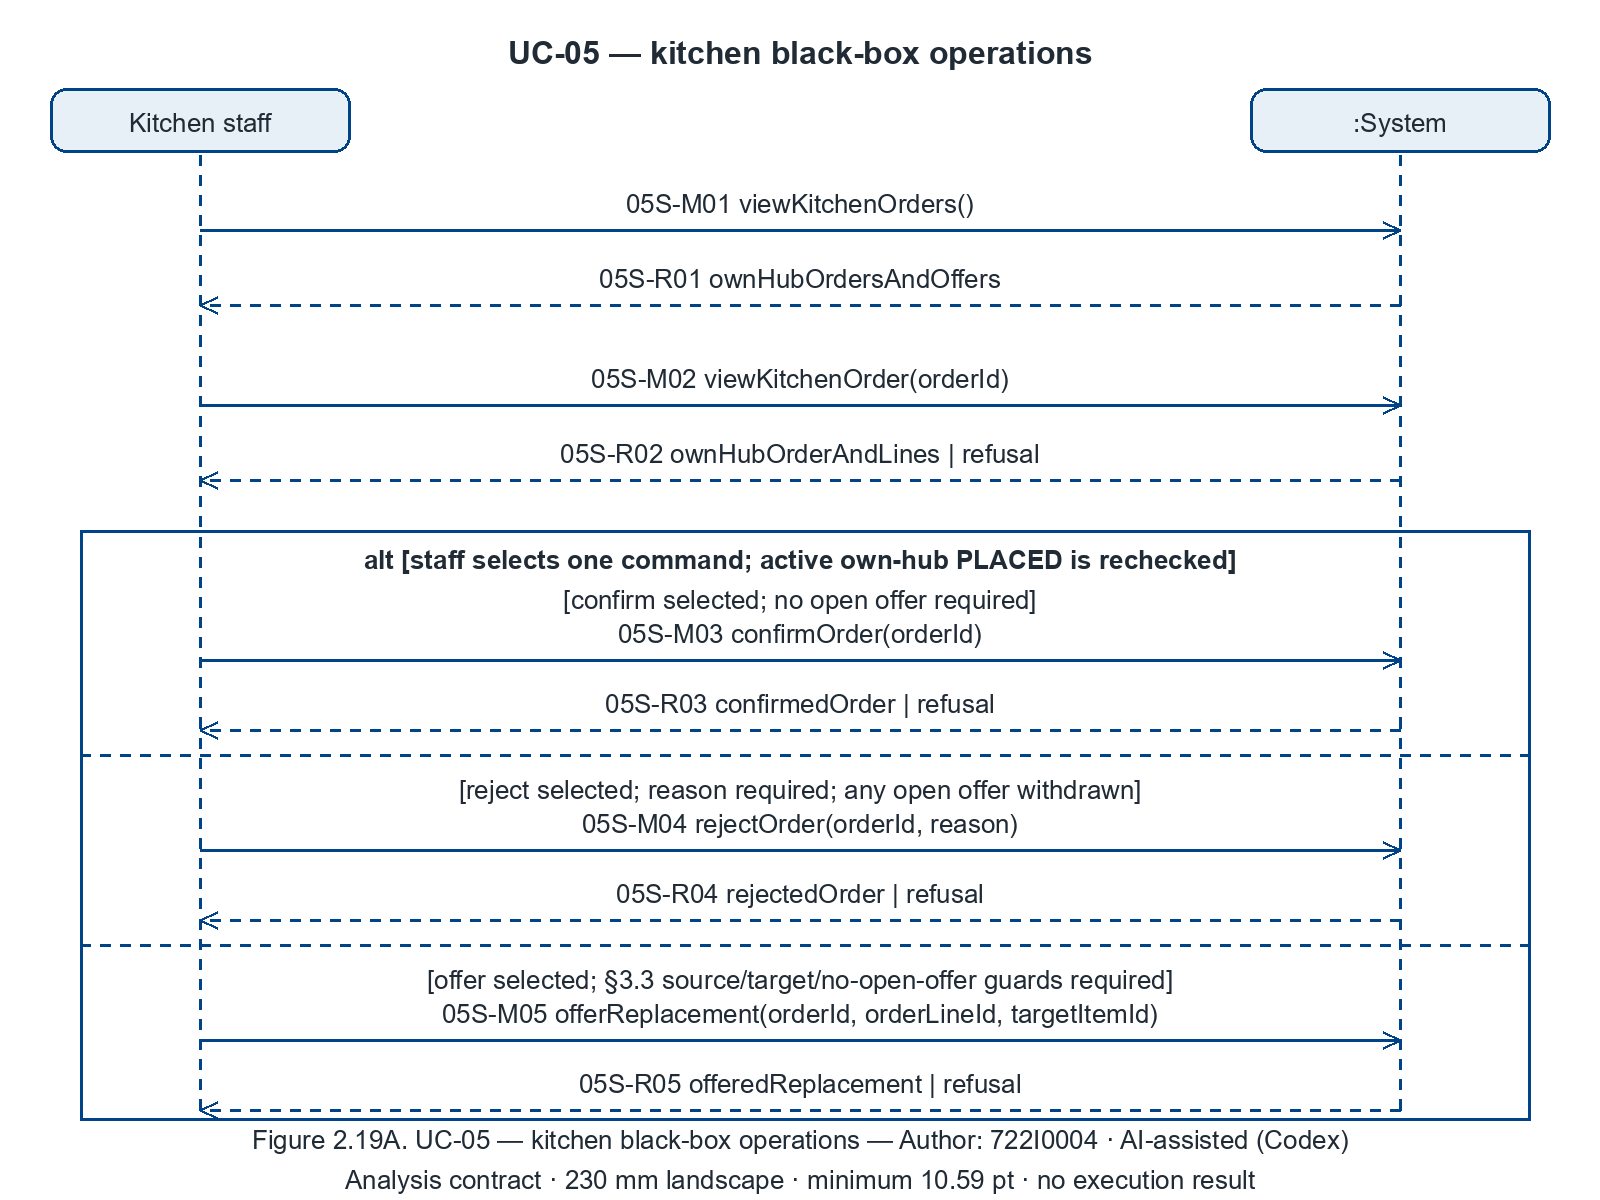

This figure's Python source:
"""Owned P2-E renderer/data builder. Geometry/font/export pattern adapted from
read-only models/shared/use_case_diagram.py and sm_order.py. No shared writes.
Run this file with bundled Python -Xutf8 -I to rebuild the complete E package.
Author: 722I0004 · AI-assisted (Codex)
"""
from pathlib import Path
import sys,json,math,shutil,subprocess,xml.etree.ElementTree as ET
from html import escape
from PIL import Image,ImageDraw,ImageFont
sys.dont_write_bytecode=True
R=Path('D:/RAD/FINAL/SaigonBite'); S=Path('D:/RAD/FINAL/Part2/notes/P2-E')
AUTHOR='Author: 722I0004 · AI-assisted (Codex)'
W,H,FONT=1600,1200,26
INK,BLUE='#202B36','#004387'
def font(size=FONT,bold=False):return ImageFont.truetype('C:/Windows/Fonts/'+('arialbd.ttf' if bold else 'arial.ttf'),size)
class Canvas:
    def __init__(self,uc,stem,title,figure,kind='activity'):
        self.uc,self.stem,self.title,self.figure,self.kind=uc,stem,title,figure,kind
        self.im=Image.new('RGB',(W,H),'white');self.d=ImageDraw.Draw(self.im)
        self.svg=[f'<svg xmlns="http://www.w3.org/2000/svg" width="{W}" height="{H}" viewBox="0 0 {W} {H}"><rect width="100%" height="100%" fill="white"/>']
        self.mx=ET.Element('mxfile',host='SaigonBite analysis',type='device');dia=ET.SubElement(self.mx,'diagram',name=title,id=stem);model=ET.SubElement(dia,'mxGraphModel',page='1',pageWidth=str(W),pageHeight=str(H));self.root=ET.SubElement(model,'root');ET.SubElement(self.root,'mxCell',id='0');ET.SubElement(self.root,'mxCell',id='1',parent='0')
        self.nodes={};self.edges=[];self.labels=[];self.decisions={};self.tcount=0
        self.txt(800,35,title,32,True,width=1530)
        self.txt(800,1125,f'Figure {figure}. {title} — {AUTHOR}',26,False,width=1540)
        self.txt(800,1165,'Analysis contract · 230 mm landscape · minimum 10.59 pt · no execution result',26,width=1540)
        if kind=='activity':
            self.line([(20,90),(1580,90),(1580,1115),(20,1115),(20,90)])
            self.line([(410,90),(410,1115)],arrow=False)
            self.txt(210,120,'Actor',28,True);self.txt(995,120,'System',28,True)
    def wrap(self,s,width,size=26):
        out=[]
        for line in s.split('\n'):
            words=line.split();cur=''
            for word in words:
                test=(cur+' '+word).strip()
                if font(size).getlength(test)>width and cur:out.append(cur);cur=word
                else:cur=test
            out.append(cur)
        return out
    def vertex(self,id,label,x,y,w,h,style):
        c=ET.SubElement(self.root,'mxCell',id=id,value=label,vertex='1',parent='1',style=style+'fontFamily=Arial;fontSize=26;html=0;whiteSpace=wrap;')
        ET.SubElement(c,'mxGeometry',x=str(x),y=str(y),width=str(w),height=str(h),attrib={'as':'geometry'})
    def txt(self,x,y,s,size=26,bold=False,width=1000,bg=False):
        lines=self.wrap(s,width,size);lh=size*1.18;top=y-(len(lines)-1)*lh/2
        if bg:
            maxw=max(font(size,bold).getlength(q) for q in lines)+12
            self.d.rectangle((x-maxw/2,top-2,x+maxw/2,top+len(lines)*lh),fill='white')
            self.svg.append(f'<rect x="{x-maxw/2}" y="{top-2}" width="{maxw}" height="{len(lines)*lh+2}" fill="white"/>')
        for j,q in enumerate(lines):
            yy=top+j*lh;ww=font(size,bold).getlength(q)
            self.d.text((x-ww/2,yy),q,font=font(size,bold),fill=INK)
            self.svg.append(f'<text x="{x}" y="{yy+size*.92}" text-anchor="middle" font-family="Arial" font-size="{size}" font-weight="{"bold" if bold else "normal"}" fill="{INK}">{escape(q)}</text>')
        self.vertex('txt'+str(self.tcount),'\n'.join(lines),x-width/2,top,width,len(lines)*lh,'text;strokeColor=none;fillColor=none;align=center;');self.tcount+=1
    def line(self,pts,arrow=False,dash=False,native=True):
        for a,b in zip(pts,pts[1:]):
            if native:
                ident='visual_line_'+str(self.tcount);self.tcount+=1
                c=ET.SubElement(self.root,'mxCell',id=ident,vertex='1',parent='1',value='',style='shape=line;strokeColor='+BLUE+';strokeWidth=2;'+('dashed=1;' if dash else ''))
                g=ET.SubElement(c,'mxGeometry',x=str(min(a[0],b[0])),y=str(min(a[1],b[1])),width=str(abs(b[0]-a[0])),height=str(abs(b[1]-a[1])),attrib={'as':'geometry'})
            if dash:
                length=math.dist(a,b);steps=max(1,int(length/10))
                for j in range(0,steps,2):
                    self.d.line((a[0]+(b[0]-a[0])*j/steps,a[1]+(b[1]-a[1])*j/steps,a[0]+(b[0]-a[0])*min(j+1,steps)/steps,a[1]+(b[1]-a[1])*min(j+1,steps)/steps),fill=BLUE,width=3)
            else:self.d.line([a,b],fill=BLUE,width=3)
        self.svg.append('<polyline points="'+' '.join(f'{x},{y}' for x,y in pts)+'" fill="none" stroke="'+BLUE+'" stroke-width="3"'+(' stroke-dasharray="10 8"' if dash else '')+'/>')
        if arrow:
            a,b=pts[-2:];dx,dy=b[0]-a[0],b[1]-a[1];l=math.hypot(dx,dy);ux,uy=dx/l,dy/l;p=[(b[0]-ux*17-uy*8,b[1]-uy*17+ux*8),b,(b[0]-ux*17+uy*8,b[1]-uy*17-ux*8)]
            self.d.line(p,fill=BLUE,width=3);self.svg.append('<polyline points="'+' '.join(f'{x},{y}' for x,y in p)+'" fill="none" stroke="'+BLUE+'" stroke-width="3"/>')
    def node(self,id,s,x,y,w=460,h=115,kind='action'):
        self.nodes[id]=dict(id=id,label=s,x=x,y=y,w=w,h=h,kind=kind)
        box=(x-w/2,y-h/2,x+w/2,y+h/2);fill='#E7F0F6'
        if kind in ['decision','merge']:
            pts=[(x,y-h/2),(x+w/2,y),(x,y+h/2),(x-w/2,y)];self.d.polygon(pts,fill='white',outline=BLUE,width=3);self.svg.append('<polygon points="'+' '.join(f'{a},{b}' for a,b in pts)+'" fill="white" stroke="'+BLUE+'" stroke-width="3"/>');style='rhombus;'
            if kind=='decision':self.decisions[id]=[]
        elif kind in ['initial','final','connector']:
            self.d.ellipse(box,fill=BLUE if kind=='initial' else 'white',outline=BLUE,width=3);self.svg.append(f'<ellipse cx="{x}" cy="{y}" rx="{w/2}" ry="{h/2}" fill="{BLUE if kind=="initial" else "white"}" stroke="{BLUE}" stroke-width="3"/>');style='shape=endState;' if kind=='final' else 'ellipse;'
            if kind=='final':self.d.ellipse((box[0]+6,box[1]+6,box[2]-6,box[3]-6),fill=BLUE);self.svg.append(f'<ellipse cx="{x}" cy="{y}" rx="{w/2-6}" ry="{h/2-6}" fill="{BLUE}"/>')
        else:
            self.d.rounded_rectangle(box,radius=16,fill=fill,outline=BLUE,width=3);self.svg.append(f'<rect x="{box[0]}" y="{box[1]}" width="{w}" height="{h}" rx="16" fill="{fill}" stroke="{BLUE}" stroke-width="3"/>');style='rounded=1;'
        nativefill=BLUE if kind=='initial' else ('white' if kind in ['decision','merge','connector','final'] else fill)
        self.vertex(id,'',box[0],box[1],w,h,style+'fillColor='+nativefill+';strokeColor='+BLUE+';strokeWidth=2;')
        if s:self.txt(x,y-12,s,26,width=w-24)
        return id
    def edge(self,id,src,dst,label='',points=None,labelpos=None):
        sn,dn=self.nodes[src],self.nodes[dst]
        if points is None:
            if abs(sn['x']-dn['x'])<1:points=[(sn['x'],sn['y']+sn['h']/2),(dn['x'],dn['y']-dn['h']/2)]
            elif abs(sn['y']-dn['y'])<1:
                sign=1 if dn['x']>sn['x'] else -1;points=[(sn['x']+sign*sn['w']/2,sn['y']),(dn['x']-sign*dn['w']/2,dn['y'])]
            else:points=[(sn['x'],sn['y']+sn['h']/2),(sn['x'],(sn['y']+dn['y'])/2),(dn['x'],(sn['y']+dn['y'])/2),(dn['x'],dn['y']-dn['h']/2)]
        self.line(points,True,native=False)
        style='edgeStyle=none;endArrow=open;strokeColor='+BLUE+';strokeWidth=2;'
        for prefix,node,point in [('exit',sn,points[0]),('entry',dn,points[-1])]:style+=f'{prefix}X={(point[0]-(node["x"]-node["w"]/2))/node["w"]};{prefix}Y={(point[1]-(node["y"]-node["h"]/2))/node["h"]};{prefix}Perimeter=0;'
        c=ET.SubElement(self.root,'mxCell',id=id,source=src,target=dst,edge='1',parent='1',value='',style=style);g=ET.SubElement(c,'mxGeometry',relative='1',attrib={'as':'geometry'});arr=ET.SubElement(g,'Array',attrib={'as':'points'})
        for x,y in points[1:-1]:ET.SubElement(arr,'mxPoint',x=str(x),y=str(y))
        self.edges.append(dict(id=id,source=src,target=dst,label=label,points=points))
        if src in self.decisions:self.decisions[src].append(label)
        if label:
            if not labelpos:labelpos=((points[0][0]+points[-1][0])/2,(points[0][1]+points[-1][1])/2-25)
            self.txt(*labelpos,label,26,width=450,bg=True)
    def export(self):
        out=R/'models'/self.uc/self.stem;out.parent.mkdir(parents=True,exist_ok=True)
        self.svg.append('</svg>');out.with_suffix('.svg').write_text('\n'.join(self.svg),encoding='utf-8');self.im.save(out.with_suffix('.png'))
        ET.indent(self.mx);ET.ElementTree(self.mx).write(out.with_suffix('.drawio'),encoding='utf-8',xml_declaration=True)
        for e in self.edges:assert e['source'] in self.nodes and e['target'] in self.nodes
        for id,guards in self.decisions.items():assert len(guards)>=2 and all(g.startswith('[') and g.endswith(']') for g in guards),(id,guards)
        ET.parse(out.with_suffix('.svg'));ET.parse(out.with_suffix('.drawio'))
        data=dict(author=AUTHOR,title=self.title,figure=self.figure,canvas=[W,H],minimum_font_px=26,placed_width_mm=230,minimum_placed_pt=round(26*230/W*72/25.4,2),nodes=list(self.nodes.values()),edges=self.edges,decisions=self.decisions)
        out.with_suffix('.json').write_text(json.dumps(data,indent=2),encoding='utf-8')
        return data
def act(uc,suffix,title,fig):return Canvas(uc,f'activity_uc{uc[-2:]}_Part{suffix}',title,fig)
def build_activity01():
    p=act('UC-01','A','UC-01 — quote and selection','2.10A')
    p.node('01A-I','',210,190,28,28,'initial');p.node('01A-1','1 browseHubs()',210,300,340,90);p.node('01A-2','1 ACTIVE hubs, load/capacity\nNo persistent writes',1120,300,620,100)
    p.node('01A-3','2 Select hub\nselectHub(hubId)',210,470,340,100);p.node('01A-4','2 Available menu + own addresses\nNo persistent writes',1120,470,620,100)
    p.node('01A-5','3 Choose address, lines, voucher, payment\nrequestQuote(...)',210,660,340,160);p.node('01A-6','3 Validate actor/owner, active hub/menu, qty, raw radius, load, voucher, payment\nCompute full fingerprint + S/D/F/Q/T',1120,660,620,160)
    p.node('01A-D','Quote eligible?',1120,865,230,115,'decision');p.node('01A-E','E01/E02 refusal or busySuggestions\nNo Order/Payment/Line saved\nMG01 / MG03',650,865,400,160);p.node('01A-F','',650,1050,34,34,'final');p.node('01A-AB','AB',1120,1050,70,70,'connector')
    for i,s,t in [('a','01A-I','01A-1'),('b','01A-1','01A-2'),('c','01A-2','01A-3'),('d','01A-3','01A-4'),('e','01A-4','01A-5'),('f','01A-5','01A-6'),('g','01A-6','01A-D'),('j','01A-E','01A-F')]:p.edge(i,s,t)
    p.edge('h','01A-D','01A-E','[not eligible]',labelpos=(930,825));p.edge('i','01A-D','01A-AB','[eligible]',labelpos=(1280,980))
    p.txt(220,975,'Retry/suggestion choice starts\na fresh quote at 2/3; menu may differ.\nEmpty suggestions handled.',26,width=365)
    p.txt(1120,1084,'AB → Part B; 4 explicit full-price consent',26,width=750);a=p.export()
    p=act('UC-01','B','UC-01 — consent, choice and replay','2.10B')
    p.node('01B-AB','AB',210,190,70,70,'connector');p.node('01B-4','4 Review full fingerprint + T\nAccept full quote',210,330,340,125);p.node('01B-D1','Method?',1100,330,220,110,'decision')
    p.node('01B-ON','A02 ONLINE: choose valid option and simulator approve/decline BEFORE transaction',210,540,340,195);p.node('01B-M','',1100,690,44,44,'merge')
    p.node('01B-5','5 confirmCheckout(...)\nToken distinct from CSRF',210,840,340,125);p.node('01B-T','5 Begin short checkout transaction\nRecheck active role; token ownership\nDo not authorize a replay',1100,840,690,125);p.node('01B-D2','Token status?',1100,1010,240,110,'decision')
    p.node('01B-RE','A01 existingOrder\nMG02; no second save',650,1010,370,105);p.node('01B-END','',440,1010,34,34,'final');p.node('01B-BC','BC',1460,1010,70,70,'connector')
    p.edge('a','01B-AB','01B-4');p.edge('b','01B-4','01B-D1');p.edge('c','01B-D1','01B-ON','[ONLINE]',points=[(1100,275),(1100,240),(600,240),(600,540),(380,540)],labelpos=(700,465));p.edge('d','01B-D1','01B-M','[COD]',labelpos=(1200,540));p.edge('e','01B-ON','01B-M',points=[(210,637),(210,690),(1078,690)])
    p.edge('f','01B-M','01B-5');p.edge('g','01B-5','01B-T');p.edge('h','01B-T','01B-D2');p.edge('i','01B-D2','01B-RE','[own token found]',labelpos=(825,945));p.edge('j','01B-RE','01B-END');p.edge('k','01B-D2','01B-BC','[no own token]',labelpos=(1390,935))
    p.txt(1110,1084,'BC → Part C: foreign token is refused; unused token is revalidated.',26,width=900);b=p.export()
    p=act('UC-01','C','UC-01 — atomic checkout and outcomes','2.10C')
    p.node('01C-BC','BC',210,190,70,70,'connector');p.node('01C-V','6 Validate accepted checkout in transaction:\nunused token; own valid address; eligible lines;\nraw d ≤8.0; capacity; voucher; fingerprint + T',1100,245,800,145)
    p.node('01C-D1','All guards +\nconsent match?',1100,395,340,145,'decision');p.node('01C-E','E01/02/03 refusal,\nbusySuggestions / revisedQuote\nNo saved rows; MG01/MG03',650,395,360,145);p.node('01C-EF','',440,395,34,34,'final')
    p.node('01C-P','6 COD skips simulator; ONLINE runs short\ndeterministic decision INSIDE transaction',1100,550,800,95);p.node('01C-D2','Payment permits\ncreation?',1100,680,340,140,'decision');p.node('01C-DECL','E04 ONLINE declined\nNo rows; MG01',650,680,360,100);p.node('01C-DF','',440,680,34,34,'final')
    p.node('01C-W','7 Create Order PLACED + line/address snapshots\n+ S/D/F/Q/T + COD PENDING / ONLINE PAID C=T\nTry all writes + COMMIT as one unit',1100,825,800,120)
    p.node('01C-D3','Atomic save?',1100,970,300,120,'decision');p.node('01C-ROLL','E05 rollback all writes; release\nauthorization even on COMMIT failure\n0 saved rows; MG01',650,970,360,160);p.node('01C-RF','',440,970,34,34,'final');p.node('01C-S','8 placedOrderAndReceipt; PC01–06; load +1',1100,1080,800,55);p.node('01C-END','',1530,1080,34,34,'final')
    p.edge('a','01C-BC','01C-V',points=[(245,190),(680,190),(680,170),(1100,170),(1100,172)]);p.edge('b','01C-V','01C-D1');p.edge('c','01C-D1','01C-E','[no]',labelpos=(880,355));p.edge('d','01C-E','01C-EF');p.edge('e','01C-D1','01C-P','[yes]',labelpos=(1320,465));p.edge('f','01C-P','01C-D2');p.edge('g','01C-D2','01C-DECL','[ONLINE declined]',labelpos=(880,605));p.edge('h','01C-DECL','01C-DF');p.edge('i','01C-D2','01C-W','[COD or ONLINE approved]',labelpos=(1295,745));p.edge('j','01C-W','01C-D3');p.edge('k','01C-D3','01C-ROLL','[failed]',labelpos=(890,930));p.edge('l','01C-ROLL','01C-RF');p.edge('m','01C-D3','01C-S','[committed]',labelpos=(1320,1025));p.edge('n','01C-S','01C-END')
    p.txt(215,500,'Busy: ≤3 ACTIVE non-busy hubs\nwithin radius; load ratio, distance, ID.\nNew hub → new quote.\nChanged consent → new acceptance.',26,width=365)
    p.txt(210,900,'9 viewReceipt (SUC-03)\nF01 tracking/cancel follow-up\nuses SSD Part C and\nOrder Figure 2.3C.',26,width=355)
    return [a,b,p.export()]
def build_activity05():
    p=act('UC-05','A','UC-05 — incoming kitchen decision','2.18A')
    p.node('05A-I','',210,190,28,28,'initial');p.node('05A-Q','1–2 viewKitchenOrders()\nviewKitchenOrder(orderId)',210,340,350,125);p.node('05A-R','1–2 Read ownHubOrdersAndOffers /\nownHubOrderAndLines; passport excluded',1120,340,760,125)
    p.node('05A-D','3 Decision?',210,560,200,120,'decision');p.node('05A-M','',960,560,44,44,'merge');p.node('05A-B','B',210,840,70,70,'connector')
    p.node('05A-V','3/A02 Try guarded atomic command + COMMIT:\nactive own-hub PLACED; confirm: no open offer;\nreject: nonempty reason; any failure rolls back.',1120,730,760,135);p.node('05A-G','All guards +\ncommit pass?',1120,915,340,145,'decision');p.node('05A-E','E01/E04 refusal/rollback\nOrder unchanged; MG01',650,915,400,115);p.node('05A-EF','',650,1070,34,34,'final');p.node('05A-S','4 CONFIRMED + confirmed_at (PC01)\nOR A02 REJECTED + reason + BR-17\n+ open offer WITHDRAWN (PC02)',1120,1065,760,100);p.node('05A-F','',1530,1065,34,34,'final')
    p.edge('a','05A-I','05A-Q');p.edge('b','05A-Q','05A-R');p.edge('c','05A-R','05A-D');p.edge('d','05A-D','05A-M','[confirm]',points=[(310,560),(938,560)],labelpos=(620,515));p.edge('e','05A-D','05A-M','[reject]',points=[(110,560),(60,560),(60,430),(960,430),(960,538)],labelpos=(620,395));p.edge('f','05A-D','05A-B','[offer]',labelpos=(310,720));p.edge('g','05A-M','05A-V');p.edge('h','05A-V','05A-G');p.edge('i','05A-G','05A-E','[fail]',labelpos=(900,875));p.edge('j','05A-E','05A-EF');p.edge('k','05A-G','05A-S','[pass]',labelpos=(1360,978));p.edge('l','05A-S','05A-F');p.txt(215,1010,'B → Part B\nSUC-05 preparation is\na later supporting goal.',26,width=355);a=p.export()
    p=act('UC-05','B','UC-05 — replacement offer guards','2.18B')
    p.node('05B-B','B',210,190,70,70,'connector');p.node('05B-A','A03 choose line + target\nofferReplacement(...)',210,380,350,135);p.node('05B-V','A03 Validate and try atomic OFFERED + COMMIT:\nactive own-hub PLACED; no OFFERED; line belongs to Order;\nsource NOW unavailable (sold out / unlisted / archived);\ntarget active + brand active, same-hub listed AVAILABLE,\ndifferent, not another line, price ≤ source snapshot',1100,380,820,230)
    p.node('05B-D','Guards + save pass?',1100,660,340,145,'decision');p.node('05B-E','E01/E02/E04 refusal or rollback\nOrder unchanged; MG01',640,660,400,145);p.node('05B-F','',640,870,34,34,'final');p.node('05B-O','A03 One OFFERED committed; original/new\nname + price snapshots; whole line, same qty\nOrder stays PLACED; still counts in load (PC03)',1100,870,820,145);p.node('05B-C','C',1100,1050,70,70,'connector')
    p.edge('a','05B-B','05B-A');p.edge('b','05B-A','05B-V');p.edge('c','05B-V','05B-D');p.edge('d','05B-D','05B-E','[fail]',labelpos=(885,620));p.edge('e','05B-E','05B-F');p.edge('f','05B-D','05B-O','[pass]',labelpos=(1290,765));p.edge('g','05B-O','05B-C');p.txt(215,820,'Cross-brand allowed.\nResolved offers remain history.\nAt most one OFFERED/order.\nConfirm/startPreparing blocked\nwhile open.',26,width=350);p.txt(1100,1084,'C → Part C: request has committed; no transaction waits for Customer.',26,width=1000);b=p.export()
    p=act('UC-05','C','UC-05 — separate Customer response','2.18C')
    p.node('05C-C','C',210,190,70,70,'connector');p.node('05C-Q','C1 Read own orders + offer\nC2 Review amounts; submit\nACCEPT or DECLINE',210,300,350,135)
    p.node('05C-V','C3/C6 Recheck active owner, own PLACED, exact open OFFERED\nbelongs to Order. ACCEPT also requires target still ACTIVE,\nbrand active, same-hub listed + AVAILABLE.\nDECLINE needs no target availability check.',1100,300,800,175)
    p.node('05C-D','Selected response\neligible?',1100,505,340,145,'decision');p.node('05C-E','E03 stale: 0 rows.\nE02 invalid target:\noffer WITHDRAWN;\nreturn reason only.\nOrder/lines/payment\nunchanged (MG01).',650,505,360,220);p.node('05C-EF','',440,505,34,34,'final')
    p.node('05C-M','C4/C6 Try one atomic response + COMMIT:\nACCEPT: offer ACCEPTED; offered price, same qty;\nD=min(Dold,Snew); F/Q same; COD payable=Tnew;\nONLINE PAID; C unchanged; owed=C−Tnew (PC04).\nDECLINE: DECLINED + REJECTED; reason/closed_at;\nCOD VOIDED / ONLINE REFUND_PENDING, owed=C (BR-17).',1100,755,800,220)
    p.node('05C-COMMIT','Atomic save?',1100,970,300,120,'decision');p.node('05C-ROLL','E04 rollback every intended change\nOrder unchanged (MG01); controlled retry',650,970,360,145);p.node('05C-RF','',440,970,34,34,'final');p.node('05C-S','C5/C6 Return committed response',1100,1080,800,55);p.node('05C-F','',1530,1080,34,34,'final')
    p.edge('a','05C-C','05C-Q');p.edge('b','05C-Q','05C-V');p.edge('c','05C-V','05C-D');p.edge('d','05C-D','05C-E','[no]',labelpos=(880,465));p.edge('e','05C-E','05C-EF');p.edge('f','05C-D','05C-M','[yes]',labelpos=(1320,610));p.edge('g','05C-M','05C-COMMIT');p.edge('h','05C-COMMIT','05C-ROLL','[failed]',labelpos=(890,930));p.edge('i','05C-ROLL','05C-RF');p.edge('j','05C-COMMIT','05C-S','[committed]',labelpos=(1320,1025));p.edge('k','05C-S','05C-F')
    p.txt(215,700,'SUC-03 response session.\nChoice precedes transaction.\nInvalid-target withdrawal also\nrolls back on save failure (E04).\nNo transaction waits for user.\nAcceptance is not confirmation.',26,width=345)
    return [a,b,p.export()]
class SSD(Canvas):
    def __init__(self,uc,suffix,title,fig,actor):
        super().__init__(uc,f'ssd_uc{uc[-2:]}_Part{suffix}',title,fig,'ssd');self.actor=actor
        self.node('actor',actor,200,120,300,65);self.node('system',':System',1400,120,300,65)
        self.line([(200,155),(200,1110)],dash=True);self.line([(1400,155),(1400,1110)],dash=True)
    def frame(self,id,label,y,h,dividers=()):
        self.d.rectangle((80,y,1530,y+h),outline=BLUE,width=3);self.svg.append(f'<rect x="80" y="{y}" width="1450" height="{h}" fill="none" stroke="{BLUE}" stroke-width="3"/>');self.vertex(id,'',80,y,1450,h,'shape=umlFrame;fillColor=none;strokeColor='+BLUE+';')
        self.txt(800,y+15,label,26,True,width=1300,bg=True)
        for yy in dividers:self.line([(80,yy),(1530,yy)],dash=True)
    def msg(self,id,s,y,ret=False):
        pts=[(1400,y),(200,y)] if ret else [(200,y),(1400,y)];self.line(pts,True,ret,native=False)
        label=f'{id}  {s}';count=len(self.wrap(label,1120,26))
        self.txt(800,y-10-(count+1)*26*1.18/2,label,26,width=1120,bg=True)
        self.edges.append(dict(id=id,source='system' if ret else 'actor',target='actor' if ret else 'system',label=s,points=pts,return_message=ret))
        self.vertex(id+'_a','',199.5,y-.5,1,1,'opacity=0;strokeColor=none;fillColor=none;');self.vertex(id+'_s','',1399.5,y-.5,1,1,'opacity=0;strokeColor=none;fillColor=none;')
        c=ET.SubElement(self.root,'mxCell',id=id,value='',edge='1',parent='1',source=id+('_s' if ret else '_a'),target=id+('_a' if ret else '_s'),style='edgeStyle=none;exitX=0.5;exitY=0.5;entryX=0.5;entryY=0.5;endArrow=open;strokeColor='+BLUE+';'+('dashed=1;' if ret else ''));g=ET.SubElement(c,'mxGeometry',relative='1',attrib={'as':'geometry'});ET.SubElement(g,'mxPoint',x=str(pts[0][0]),y=str(y),attrib={'as':'sourcePoint'});ET.SubElement(g,'mxPoint',x=str(pts[1][0]),y=str(y),attrib={'as':'targetPoint'})
def build_ssd01():
    p=SSD('UC-01','A','UC-01 — read-only quote dialogue','2.11A','Customer')
    p.msg('01S-M01','browseHubs()',245);p.msg('01S-R01','activeHubsWithLoadAndCapacity',330,True)
    p.msg('01S-M02','selectHub(hubId)',445);p.msg('01S-R02','availableMenuAndOwnAddresses | refusal',530,True)
    p.frame('01S-loop','loop [Customer requests a fresh quote / corrects input / selects a suggested hub]',600,460)
    p.msg('01S-M03','requestQuote(hubId, addressId, lines(itemId, quantity), voucherCode?, paymentMethod, onlineOption?)',760)
    p.msg('01S-R03','quoteWithFingerprintAndSDFQT | refusal | busySuggestions',875,True)
    p.txt(800,995,'Eligible quote → review full fingerprint + T; ONLINE approve/decline choice precedes Part B.\nBusy suggestions state menu may differ; empty list allowed; another hub needs a new quote.',26,width=1320);a=p.export()
    p=SSD('UC-01','B','UC-01 — checkout and guarded results','2.11B','Customer')
    p.msg('01S-M04','confirmCheckout(hubId, addressId, lines(itemId, quantity), voucherCode?, paymentMethod,\nonlineOption?, simulatorOutcome?, quoteFingerprint, quotedTotal, checkoutToken)',295)
    p.frame('01S-alt','alt [mutually exclusive checkout result]',360,720,dividers=[515,635,755,875])
    p.txt(800,405,'[own token already exists] — no authorization or second insertion',26,width=1250);p.msg('01S-R04a','existingOrder (MG02)',485,True)
    p.txt(800,535,'[unused token, eligible, unchanged consent, COD or approved ONLINE, commit succeeds]',26,width=1250);p.msg('01S-R04b','placedOrderAndReceipt (PC01–PC06)',605,True)
    p.txt(800,655,'[unused token, active/valid request but load ≥ capacity]',26,width=1250);p.msg('01S-R04c','busySuggestions; nothing saved (MG03 / MG01)',725,True)
    p.txt(800,775,'[unused token, otherwise eligible, fingerprint OR T differs]',26,width=1250);p.msg('01S-R04d','revisedQuote; nothing saved (MG01)',845,True)
    p.txt(800,905,'[all other outcomes: foreign/invalid token or guard, ONLINE decline, lock/write/commit failure]',26,width=1280);p.msg('01S-R04e','refusal; no new order/payment/line; release authorization on rollback (MG01)',1025,True)
    b=p.export()
    p=SSD('UC-01','C','UC-01 — receipt and supporting order actions','2.11C','Customer')
    p.frame('01S-opt1','opt [Customer opens own receipt through SUC-03]',185,240);p.msg('01S-M05','viewReceipt(orderId)',285);p.msg('01S-R05','ownOrderReceipt | refusal',385,True)
    p.frame('01S-opt2','opt [Customer tracks own orders through SUC-03]',460,240);p.msg('01S-M06','viewMyOrders()',560);p.msg('01S-R06','ownOrdersAndOpenOffers',660,True)
    p.frame('01S-opt3','opt [SUC-04 extension: cancel requested at order action selected]',735,350);p.msg('01S-M07','cancelOrder(orderId)',845);p.msg('01S-R07','cancelledOrderAndAmounts | refusal',950,True)
    p.txt(800,1020,'[own PLACED / CONFIRMED] → CANCELLED + offer WITHDRAWN + BR-17 full C\n[otherwise] → refusal, zero lifecycle rows changed; no revival; no payout claim.',26,width=1260)
    return [a,b,p.export()]
def build_ssd05():
    p=SSD('UC-05','A','UC-05 — kitchen black-box operations','2.19A','Kitchen staff')
    p.msg('05S-M01','viewKitchenOrders()',230);p.msg('05S-R01','ownHubOrdersAndOffers',305,True);p.msg('05S-M02','viewKitchenOrder(orderId)',405);p.msg('05S-R02','ownHubOrderAndLines | refusal',480,True)
    p.frame('05S-alt','alt [staff selects one command; active own-hub PLACED is rechecked]',530,590,dividers=[755,945])
    p.txt(800,585,'[confirm selected; no open offer required]',26,width=1250);p.msg('05S-M03','confirmOrder(orderId)',660);p.msg('05S-R03','confirmedOrder | refusal',730,True)
    p.txt(800,775,'[reject selected; reason required; any open offer withdrawn]',26,width=1250);p.msg('05S-M04','rejectOrder(orderId, reason)',850);p.msg('05S-R04','rejectedOrder | refusal',920,True)
    p.txt(800,965,'[offer selected; §3.3 source/target/no-open-offer guards required]',26,width=1250);p.msg('05S-M05','offerReplacement(orderId, orderLineId, targetItemId)',1040);p.msg('05S-R05','offeredReplacement | refusal',1110,True);a=p.export()
    p=SSD('UC-05','B','UC-05 — separate SUC-03 acceptance response','2.19B','Customer')
    p.msg('05S-M06','viewMyOrders()',230);p.msg('05S-R06','ownOrdersAndOpenOffers',305,True);p.msg('05S-M07','viewReplacement(orderId)',400);p.msg('05S-R07','originalAndOfferedLineQuantityTotalRefundOwed | refusal',480,True)
    p.frame('05S-answer','opt [Customer selects ACCEPT after seeing proposed amounts]',535,555)
    p.msg('05S-M08','acceptReplacement(orderId, offerId)',635)
    p.frame('05S-result','alt [accept result; eligible = own PLACED + exact open OFFERED]',690,400,dividers=[810,905,1000])
    p.msg('05S-R08a','[eligible + valid target + committed] acceptedOrderAndAmounts (PC04)',790,True);p.msg('05S-R08b','[eligible + invalid target + committed] withdrawnOfferAndReason (MG01)',885,True);p.msg('05S-R08c','[ineligible owner / state / offer] staleRefusal; zero changes (MG01)',980,True);p.msg('05S-R08d','[eligible; save fails] controlledFailure; rollback, no changes (MG01)',1075,True)
    b=p.export()
    p=SSD('UC-05','C','UC-05 — separate SUC-03 decline response','2.19C','Customer')
    p.txt(800,225,'C1–C2: same offer/amounts as Part B. Eligible = own PLACED + exact open OFFERED.\nCommitted: DECLINED + REJECTED; COD VOIDED / ONLINE full C owed (BR-17).',26,width=1320)
    p.frame('05S-decline','opt [Customer selects DECLINE]',330,735)
    p.msg('05S-M09','declineReplacement(orderId, offerId)',465)
    p.frame('05S-decline-results','alt [exclusive decline result]',530,500,dividers=[710,865])
    p.msg('05S-R09','[eligible + committed] rejectedOrderAndAmounts (BR-17)',675,True)
    p.msg('05S-R09b','[ineligible owner / state / offer] staleRefusal; zero changes (MG01)',825,True)
    p.msg('05S-R09c','[eligible; save fails] controlledFailure; rollback, no changes (MG01)',980,True)
    return [a,b,p.export()]
def aliases(uc,kind,pages):
    out=R/'models'/uc;stem=f'{kind}_uc{uc[-2:]}'
    combined=ET.Element('mxfile',host='SaigonBite analysis',type='device')
    for page in pages:combined.append(ET.parse(out/(page['figure'] and (stem+'_Part'+chr(65+pages.index(page)))+'.drawio')).getroot().find('diagram'))
    ET.ElementTree(combined).write(out/(stem+'.drawio'),encoding='utf-8',xml_declaration=True)
    for suffix in ['png','svg']:shutil.copyfile(out/(stem+'_PartA.'+suffix),out/(stem+'.'+suffix))
    (out/(stem+'.json')).write_text(json.dumps({'author':AUTHOR,'main_image':'Part A alias; editable base contains every page','parts':pages},indent=2),encoding='utf-8')
def main():
    S.mkdir(parents=True,exist_ok=True)
    groups=[('UC-01','activity',build_activity01()),('UC-05','activity',build_activity05()),('UC-01','ssd',build_ssd01()),('UC-05','ssd',build_ssd05())]
    for uc,kind,pages in groups:aliases(uc,kind,pages)
    owned=Path(__file__)
    for uc,kind,_ in groups:
        dest=R/'models'/uc/f'{kind}_uc{uc[-2:]}.py'
        if dest!=owned:shutil.copyfile(owned,dest)
        for p in (R/'models'/uc).glob(f'{kind}_uc{uc[-2:]}_Part*.json'):shutil.copyfile(owned,p.with_suffix('.py'))
    log={'groups':[{ 'UC':uc,'kind':kind,'pages':len(pages),'figures':[p['figure'] for p in pages]} for uc,kind,pages in groups],'checks':'XML parse; connected source/target IDs; every decision exit guarded; minimum 10.59 pt at 230 mm; generated PNG via PIL; independent SVG render pending','pages':[p for _,_,pages in groups for p in pages]}
    (S/'generation_qa.json').write_text(json.dumps(log,indent=2),encoding='utf-8')
    print('Built',sum(len(pages) for _,_,pages in groups),'readable pages')
if __name__=='__main__':main()
